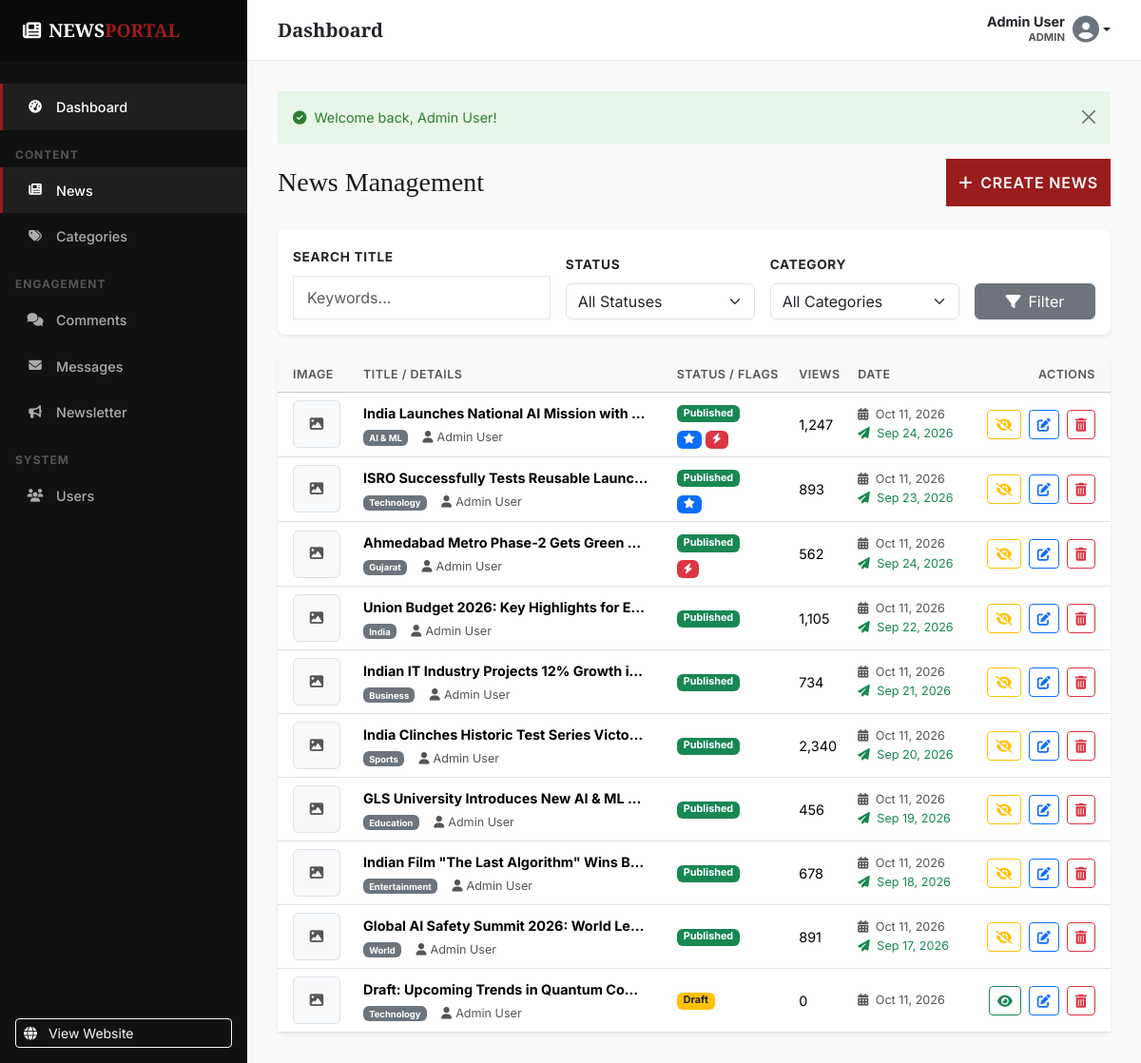
The page /admin/news/index.php (signed in) on the database its author committed.
### tables this page shows
CREATE TABLE IF NOT EXISTS `news` (
    `id`                INT UNSIGNED    NOT NULL AUTO_INCREMENT,
    `category_id`       INT UNSIGNED    NOT NULL,
    `author_id`         INT UNSIGNED    NOT NULL,
    `title`             VARCHAR(255)    NOT NULL,
    `slug`              VARCHAR(280)    NOT NULL,
    `short_description` VARCHAR(500)    NOT NULL,
    `content`           LONGTEXT        NOT NULL,
    `featured_image`    VARCHAR(255)    DEFAULT NULL,
    `status`            ENUM('draft', 'published', 'archived') NOT NULL DEFAULT 'draft',
    `is_featured`       TINYINT(1)      NOT NULL DEFAULT 0,
    `is_breaking`       TINYINT(1)      NOT NULL DEFAULT 0,
    `views`             INT UNSIGNED    NOT NULL DEFAULT 0,
    `published_at`      DATETIME        DEFAULT NULL,
    `created_at`        DATETIME        NOT NULL DEFAULT CURRENT_TIMESTAMP,
    `updated_at`        DATETIME        NOT NULL DEFAULT CURRENT_TIMESTAMP ON UPDATE CURRENT_TIMESTAMP,

    PRIMARY KEY (`id`),
    UNIQUE KEY `uk_news_slug` (`slug`),
    INDEX `idx_news_status_published` (`status`, `published_at`),
    INDEX `idx_news_category` (`category_id`),
    INDEX `idx_news_author` (`author_id`),
    INDEX `idx_news_featured` (`is_featured`),
    INDEX `idx_news_breaking` (`is_breaking`),
    INDEX `idx_news_views` (`views`),

    CONSTRAINT `fk_news_category`
        FOREIGN KEY (`category_id`) REFERENCES `categories` (`id`)
        ON DELETE RESTRICT ON UPDATE CASCADE,

    CONSTRAINT `fk_news_author`
        FOREIGN KEY (`author_id`) REFERENCES `users` (`id`)
        ON DELETE RESTRICT ON UPDATE CASCADE
);

CREATE TABLE IF NOT EXISTS `categories` (
    `id`            INT UNSIGNED    NOT NULL AUTO_INCREMENT,
    `name`          VARCHAR(100)    NOT NULL,
    `slug`          VARCHAR(120)    NOT NULL,
    `description`   TEXT            DEFAULT NULL,
    `status`        ENUM('active', 'inactive') NOT NULL DEFAULT 'active',
    `created_at`    DATETIME        NOT NULL DEFAULT CURRENT_TIMESTAMP,
    `updated_at`    DATETIME        NOT NULL DEFAULT CURRENT_TIMESTAMP ON UPDATE CURRENT_TIMESTAMP,

    PRIMARY KEY (`id`),
    UNIQUE KEY `uk_categories_name` (`name`),
    UNIQUE KEY `uk_categories_slug` (`slug`)
);

CREATE TABLE IF NOT EXISTS `users` (
    `id`            INT UNSIGNED    NOT NULL AUTO_INCREMENT,
    `name`          VARCHAR(100)    NOT NULL,
    `email`         VARCHAR(255)    NOT NULL,
    `password`      VARCHAR(255)    NOT NULL COMMENT 'Stored via password_hash(PASSWORD_DEFAULT)',
    `role`          ENUM('admin', 'editor', 'user') NOT NULL DEFAULT 'user',
    `profile_image` VARCHAR(255)    DEFAULT NULL,
    `status`        ENUM('active', 'inactive') NOT NULL DEFAULT 'active',
    `created_at`    DATETIME        NOT NULL DEFAULT CURRENT_TIMESTAMP,
    `updated_at`    DATETIME        NOT NULL DEFAULT CURRENT_TIMESTAMP ON UPDATE CURRENT_TIMESTAMP,

    PRIMARY KEY (`id`),
    UNIQUE KEY `uk_users_email` (`email`)
);

### admin/news/index.php (the view, shortened to what this page needs)
<?php
require_once __DIR__ . '/../../includes/functions.php';
require_once __DIR__ . '/../includes/header.php';
$pdo = connectDB();
$q = trim(get('q', ''));
$params = [];
$whereSQL = '';
$page = (int)get('page', 1);
$perPage = 15;
$offset = ($page - 1) * $perPage;
try {
    $sql = "
        SELECT n.*, c.name as category_name, u.name as author_name
        FROM news n
        JOIN categories c ON n.category_id = c.id
        JOIN users u ON n.author_id = u.id
        $whereSQL
        ORDER BY n.created_at DESC
        LIMIT $perPage OFFSET $offset
    ";
    $stmt = $pdo->prepare($sql);
    $stmt->execute($params);
    $newsList = $stmt->fetchAll();
} catch (PDOException $e) {
    setFlashMessage("Failed to retrieve news data.", "error");
    $newsList = [];
    $categories = [];
    $totalPages = 0;
}
?>
<div class="d-flex flex-column flex-md-row justify-content-between align-items-md-center mb-4 gap-3">
    <h1 class="h3 mb-0 text-gray-800">News Management</h1>
    <a href="create.php" class="btn btn-primary"><i class="fas fa-plus me-2"></i>Create News</a>
</div>
<div class="card shadow-sm border-0 mb-4">
    <div class="card-body">
        <form method="GET" action="index.php" class="row g-3 align-items-end">
            <div class="col-md-4">
                <label class="form-label fw-bold">Search Title</label>
                <input type="text" name="q" class="form-control" value="<?= e($q) ?>" placeholder="Keywords...">
            </div>
            <div class="col-md-3">
                <label class="form-label fw-bold">Status</label>
                <select name="status" class="form-select">
                    <option value="">All Statuses</option>
                </select>
            </div>
            <div class="col-md-3">
                <label class="form-label fw-bold">Category</label>
                <select name="category" class="form-select">
                    <option value="">All Categories</option>
                </select>
            </div>
            <div class="col-md-2">
                <button type="submit" class="btn btn-secondary w-100"><i class="fas fa-filter me-2"></i>Filter</button>
            </div>
        </form>
    </div>
</div>
<div class="card shadow-sm border-0">
    <div class="card-body p-0">
        <div class="table-responsive">
            <table class="table table-hover align-middle mb-0">
                <thead class="table-light">
                    <tr>
                        <th class="px-3" style="width: 60px;">Image</th>
                        <th>Title / Details</th>
                        <th>Status / Flags</th>
                        <th>Views</th>
                        <th>Date</th>
                        <th class="text-end px-3">Actions</th>
                    </tr>
                </thead>
                <tbody>
                    <?php if (empty($newsList)): ?>
                    <tr>
                        <td colspan="6" class="text-center py-5 text-muted">
                            <i class="fas fa-newspaper fa-3x mb-3 text-light"></i>
                            <p>No news articles found matching your criteria.</p>
                        </td>
                    </tr>
                    <?php else: ?>
                        <?php foreach ($newsList as $news): ?>
                        <tr>
                            <td class="px-3">
                                <?php if ($news['featured_image']): ?>
                                    <img src="<?= buildUrl($news['featured_image']) ?>" alt="Thumbnail" class="img-thumbnail" style="width: 50px; height: 50px; object-fit: cover;">
                                <?php else: ?>
                                    <div class="bg-light text-center text-muted border rounded d-flex align-items-center justify-content-center" style="width: 50px; height: 50px;">
                                        <i class="fas fa-image"></i>
                                    </div>
                                <?php endif; ?>
                            </td>
                            <td>
                                <div class="fw-bold mb-1" style="max-width: 300px; white-space: nowrap; overflow: hidden; text-overflow: ellipsis;" title="<?= e($news['title']) ?>">
                                    <?= e($news['title']) ?>
                                </div>
                                <div class="small">
                                    <span class="badge bg-secondary me-1"><?= e($news['category_name']) ?></span>
                                    <span class="text-muted"><i class="fas fa-user ms-2 me-1"></i><?= e($news['author_name']) ?></span>
                                </div>
                            </td>
                            <td>
                                <?php if ($news['status'] === 'published'): ?>
                                    <span class="badge bg-success mb-1">Published</span>
                                <?php elseif ($news['status'] === 'archived'): ?>
                                    <span class="badge bg-secondary mb-1">Archived</span>
                                <?php else: ?>
                                    <span class="badge bg-warning text-dark mb-1">Draft</span>
                                <?php endif; ?>
                                <br>
                                <?php if ($news['is_featured']): ?>
                                    <span class="badge bg-primary" title="Featured"><i class="fas fa-star"></i></span>
                                <?php endif; ?>
                                <?php if ($news['is_breaking']): ?>
                                    <span class="badge bg-danger" title="Breaking"><i class="fas fa-bolt"></i></span>
                                <?php endif; ?>
                            </td>
                            <td><?= number_format($news['views']) ?></td>
                            <td class="small text-muted">
                                <div><i class="fas fa-calendar-alt me-1"></i> <?= date('M j, Y', strtotime($news['created_at'])) ?></div>
                                <?php if ($news['published_at']): ?>
                                    <div class="text-success"><i class="fas fa-paper-plane me-1"></i> <?= date('M j, Y', strtotime($news['published_at'])) ?></div>
                                <?php endif; ?>
                            </td>
                            <td class="text-end px-3">
                                <form method="POST" action="toggle-status.php" class="d-inline">
                                    <button type="submit" class="btn btn-sm btn-outline-<?= $news['status'] === 'published' ? 'warning' : 'success' ?> me-1" title="<?= $news['status'] === 'published' ? 'Unpublish' : 'Publish' ?>">
                                        <i class="fas fa-<?= $news['status'] === 'published' ? 'eye-slash' : 'eye' ?>"></i>
                                    </button>
                                </form>
                                <a href="edit.php?id=<?= $news['id'] ?>" class="btn btn-sm btn-outline-primary me-1" title="Edit">
                                    <i class="fas fa-edit"></i>
                                </a>
                                <form method="POST" action="delete.php" class="d-inline" onsubmit="return confirm('Delete this article? This will permanently remove the article and its associated comments and likes.');">
                                    <button type="submit" class="btn btn-sm btn-outline-danger" title="Delete">
                                        <i class="fas fa-trash-alt"></i>
                                    </button>
                                </form>
                            </td>
                        </tr>
                        <?php endforeach; ?>
                    <?php endif; ?>
                </tbody>
            </table>
        </div>
    </div>
</div>
<?php require_once __DIR__ . '/../includes/footer.php'; ?>

### assets/css/style.css (style rules this page uses)
:root { --paper: #FAFAFA; --white: #FFFFFF; --ink: #1A1A1A; --muted: #555555; --line: #E5E5E5; --accent: #9B1C1C; --accent-hover: #7F1414; --soft: #F0F0F0; --dark: #111111; --font-display: 'Playfair Display', Georgia, serif; --font-body: 'Inter', -apple-system, BlinkMacSystemFont, sans-serif; --container-max: 1280px; --container-px: 32px; --radius-xs: 0; --radius-sm: 0; --radius-md: 0; --ease: cubic-bezier(0.25, 1, 0.5, 1); --duration: 300ms; --shadow-sm: none; --shadow-md: none; }
*, *::before, *::after { box-sizing: border-box; }
body { font-family: var(--font-body); color: var(--ink); background-color: var(--white); line-height: 1.6; margin: 0; -webkit-font-smoothing: antialiased; -moz-osx-font-smoothing: grayscale; }
a { color: var(--ink); text-decoration: none; transition: color var(--duration) var(--ease); }
h1, h2, h3, h4, h5, h6 { font-family: var(--font-display); color: var(--ink); font-weight: 700; line-height: 1.2; margin-top: 0; }
.text-muted { color: var(--muted) !important; }
.form-label { font-weight: 600; font-size: 0.85rem; text-transform: uppercase; letter-spacing: 0.05em; }
.form-control { border-radius: 0; border: 1px solid var(--line); padding: 10px 14px; }
.btn-primary { background-color: var(--accent); border-color: var(--accent); border-radius: 0; font-weight: 600; text-transform: uppercase; letter-spacing: 0.05em; padding: 12px; }

### admin/includes/header.php (style rules this page uses)
:root { --admin-sidebar-width: 260px; --admin-header-height: 64px; --color-accent: #C62828; --color-dark: #151515; --color-border: #D9D6CF; --color-bg: #F5F3EE; --color-surface: #FFFFFF; --color-text: #111111; --color-text-light: #6B6B6B; --font-heading: 'Playfair Display', Georgia, serif; --font-body: 'Inter', -apple-system, sans-serif; --transition-base: all 250ms cubic-bezier(0.4, 0, 0.2, 1); }
body { font-family: var(--font-body); background-color: var(--color-bg); }
.card { border: 1px solid var(--color-border); border-radius: 8px; }
.table { font-size: 0.9rem; }
.table th { font-weight: 600; font-size: 0.78rem; text-transform: uppercase; letter-spacing: 0.5px; color: var(--color-text-light); }

### rows shown on the page
news: title "India Launches National AI Mission with…", category.name "AI & ML", author.name "Admin User", status "Published", is_featured 1 (drawn), is_breaking 1 (drawn), views "1,247", created_at "Oct 11, 2026", published_at "Sep 24, 2026"
news: title "ISRO Successfully Tests Reusable Launc…", category.name "Technology", author.name "Admin User", status "Published", is_featured 1 (drawn), views "893", created_at "Oct 11, 2026", published_at "Sep 23, 2026"
news: title "Ahmedabad Metro Phase-2 Gets Green…", category.name "Gujarat", author.name "Admin User", status "Published", is_breaking 1 (drawn), views "562", created_at "Oct 11, 2026", published_at "Sep 24, 2026"
news: title "Union Budget 2026: Key Highlights for E…", category.name "India", author.name "Admin User", status "Published", views "1,105", created_at "Oct 11, 2026", published_at "Sep 22, 2026"
news: title "Indian IT Industry Projects 12% Growth i…", category.name "Business", author.name "Admin User", status "Published", views "734", created_at "Oct 11, 2026", published_at "Sep 21, 2026"
news: title "India Clinches Historic Test Series Victo…", category.name "Sports", author.name "Admin User", status "Published", views "2,340", created_at "Oct 11, 2026", published_at "Sep 20, 2026"
news: title "GLS University Introduces New AI & ML…", category.name "Education", author.name "Admin User", status "Published", views "456", created_at "Oct 11, 2026", published_at "Sep 19, 2026"
news: title "Indian Film \"The Last Algorithm\" Wins B…", category.name "Entertainment", author.name "Admin User", status "Published", views "678", created_at "Oct 11, 2026", published_at "Sep 18, 2026"
news: title "Global AI Safety Summit 2026: World Le…", category.name "World", author.name "Admin User", status "Published", views "891", created_at "Oct 11, 2026", published_at "Sep 17, 2026"
news: title "Draft: Upcoming Trends in Quantum Co…", category.name "Technology", author.name "Admin User", status "Draft", views "0", created_at "Oct 11, 2026"

### other values the page prints
currentUserName() "Admin User"
currentUserRole() "ADMIN"
$flash['message'] "Welcome back, Admin User!"
